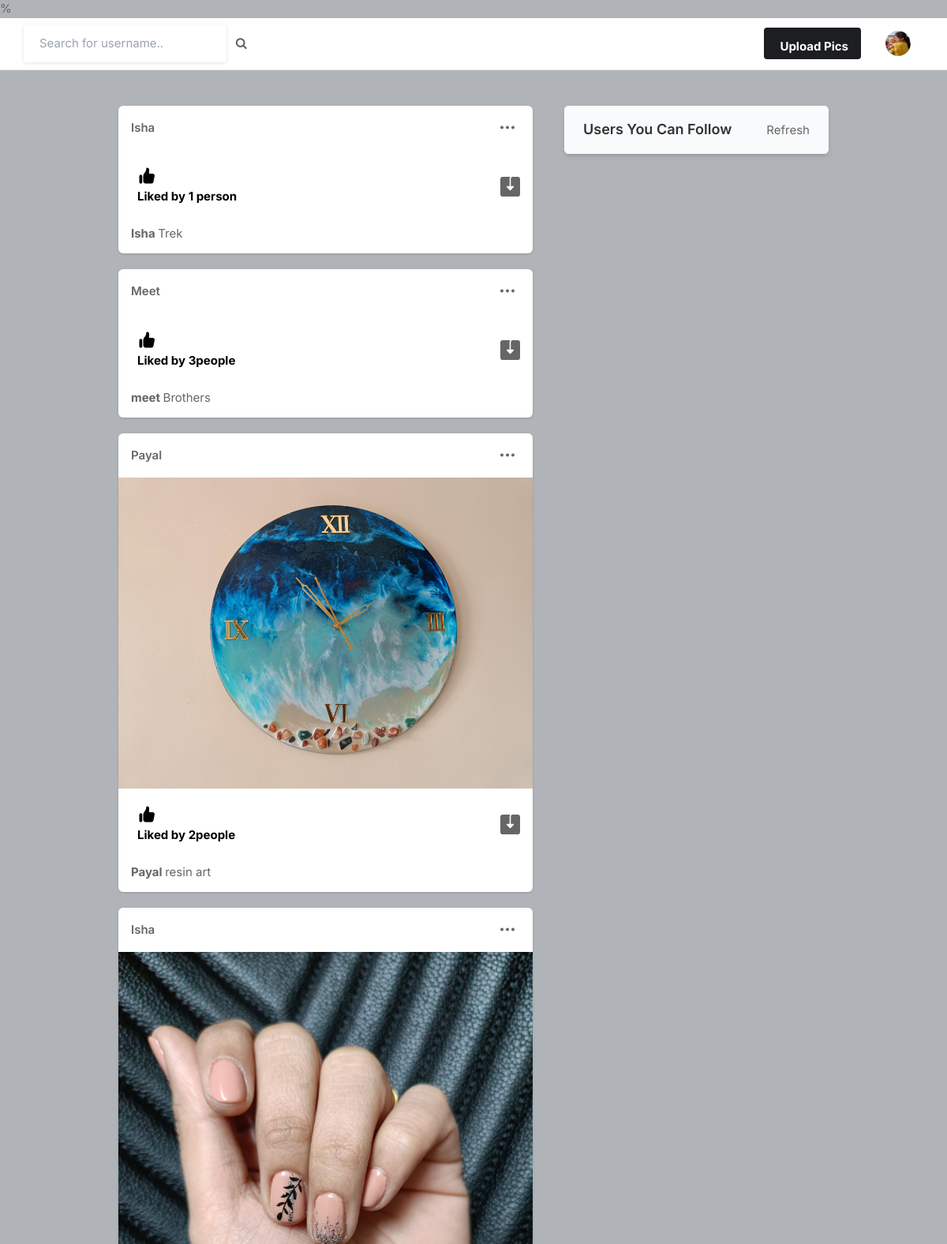
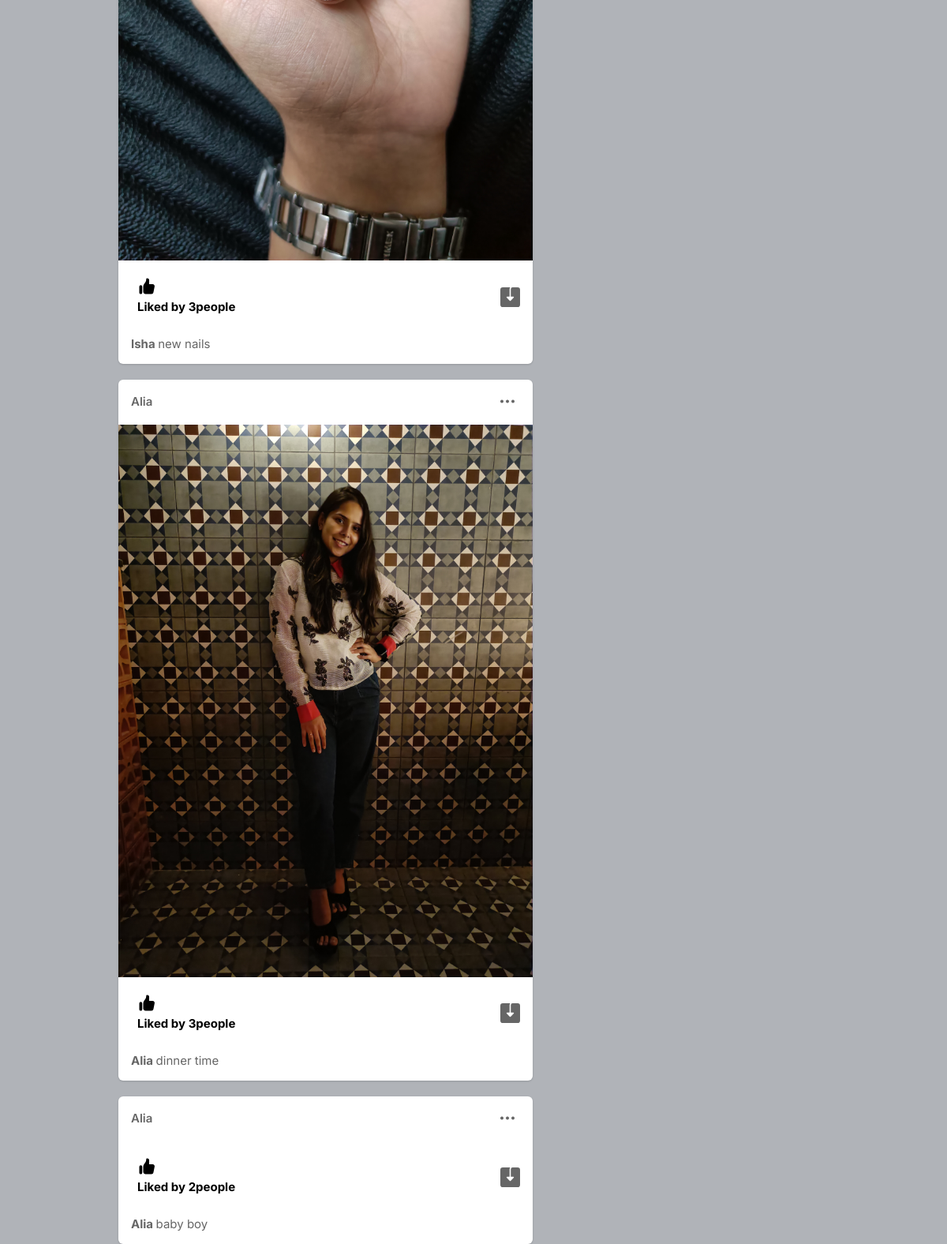
Screenshot of / (signed in) with the database file from the repository (2 pictures, top to bottom).
### core/models.py (models this page shows, shortened)
class Profile(models.Model):
    user = models.ForeignKey(User, on_delete=models.CASCADE)
    id_user = models.IntegerField()
    bio = models.TextField(blank=True)
    profileimg = models.ImageField(upload_to='profile_images', default='blank_profile.jpg')
    location = models.CharField(max_length=100, blank=True)

class Post(models.Model):
    id = models.UUIDField(primary_key=True, default=uuid.uuid4)
    user = models.CharField(max_length=100)
    image = models.ImageField(upload_to='post_images')
    caption = models.TextField()
    created_at = models.DateTimeField(default=datetime.now)
    no_of_like = models.IntegerField(default=0)

### core/views.py (the view)
# urls.py: path('',views.index, name='index'),
@login_required(login_url='signin')
def index(request):
    user_object = User.objects.get(username=request.user.username)
    user_profile = Profile.objects.get(user=user_object)
    posts = Post.objects.all()
    return render(request,'index.html', {'user_profile': user_profile, 'posts':posts})

### templates/index.html (shortened to what this page needs)
{% load static %}
<!DOCTYPE html>
<html lang="en">
<head>
    <link rel="stylesheet" href="{% static 'assets/css/icons.css' %}">
    <link rel="stylesheet" href="{% static 'assets/css/uikit.css' %}">
    <link rel="stylesheet" href="{% static 'assets/css/style.css' %}">
    <link rel="stylesheet" href="{% static 'assets/css/tailwind.css' %}">
    <link rel="stylesheet" href="https://cdnjs.cloudflare.com/ajax/libs/font-awesome/4.7.0/css/font-awesome.min.css">
</head>
<body>
            <header>
                <div class="header_inner">
                    <form action="/search" method ="POST">
                    <div class="left-side">
                            <input type="text" name="username" placeholder="Search for username.."> &nbsp; &nbsp;
                            <button type="submit"><i class="fa fa-search fa-1x"></i></button>
                    </div>
                    </form>
                    <div class="right-side lg:pr-4">
                        <a href="#"
                            class="bg-pink-500 flex font-bold hidden hover:bg-pink-600 hover:text-white inline-block items-center lg:block max-h-10 mr-4 px-4 py-2 rounded shado text-white">
                              Upload Pics
                        </a>
                        <a href="#">
                            <img src="{{user_profile.profileimg.url}}" class="header-avatar" alt="">
                        </a>
                    </div>
                </div>
            </header>
            <div class="container m-auto">
                <div class="lg:flex justify-center lg:space-x-10 lg:space-y-0 space-y-5">
                    <div class="space-y-5 flex-shrink-0 lg:w-7/12">
                        {% for post in posts reversed %}
                        <div class="bg-white shadow rounded-md  -mx-2 lg:mx-0">
                            <div class="flex justify-between items-center px-4 py-3">
                                <div class="flex flex-1 items-center space-x-4">
                                    <span class="block capitalize font-semibold "><a href="/profile/{{post.user}}"> {{post.user}}</a> </span>
                                </div>
                              <div>
                                <a href="#"> <i class="icon-feather-more-horizontal text-2xl hover:bg-gray-200 rounded-full p-2 transition -mr-1 "></i> </a>
                              </div>
                            </div>
                            <div uk-lightbox>
                                    {% if post.image %}
                                    <a href="{{post.image.url}}">
                                        <img src="{{post.image.url}}" alt="">
                                    </a>
                                    {% endif %}
                            </div>
                            <div class="py-3 px-4 space-y-3">
                                <div class="flex space-x-4 lg:font-bold">
                                    <a href="/like-post?post_id={{post.id}}" class="flex items-center space-x-2">
                                        <div class="p-2 rounded-full text-black">
                                            {% if post.no_of_like == 0%}
                                            <p>No likes</p>
                                            {% elif post.no_of_like == 1  %}
                                            <p>Liked by {{post.no_of_like}} person </p>
                                            {% else %}
                                            <p>Liked by {{post.no_of_like}}people</p>
                                            {% endif %}
                                        </div>
                                    {% if post.image %}
                                    <a href="{{post.image.url}}" class="flex items-center space-x-2 flex-1 justify-end" download >
                                    </a>
                                    {% endif %}
                                </div>
                                <p>
                                    <a href="/profile/{{post.user}}"> <strong>{{post.user}} </strong></a> {{post.caption}}
                                </p>
                            </div>
                        </div>
                        {% endfor %}
                    </div>
                    <div class="lg:w-5/12">
                        <div class="bg-white  shadow-md rounded-md overflow-hidden">
                            <div class="bg-gray-50  border-b border-gray-100 flex items-baseline justify-between py-4 px-6 ">
                                <h2 class="font-semibold text-lg">Users You Can Follow</h2>
                                <a href="#"> Refresh</a>
                            </div>
                        </div>
                    </div>
                </div>
            </div>
</body>
</html>

### static/assets/css/style.css (style rules this page uses)
body { background-color: #B0B3B8!important; }
button { vertical-align: middle; }
input { height: 48px; line-height: 48px; padding: 0 20px; outline: none; font-size: 15px; color: #808080; max-width: 100%; width: 100%; -webkit-box-sizing: border-box; box-sizing: border-box; display: block; font-weight: 400; opacity: 1; border-radius: 4px; border: none; -webkit-box-shadow: 0 1px 4px 0px rgba(0, 0, 0, 0.12); box-shadow: 0 1px 4px 0px rgba(0, 0, 0, 0.12); }
input[type="text"], input[type="password"], input[type="email"], input[type="number"] { height: 48px; line-height: 48px; padding: 0 20px; outline: none; font-size: 15px; color: #808080; max-width: 100%; width: 100%; -webkit-box-sizing: border-box; box-sizing: border-box; display: block; font-weight: 400; opacity: 1; border-radius: 4px; border: none; -webkit-box-shadow: 0 1px 4px 0px rgba(0, 0, 0, 0.12); box-shadow: 0 1px 4px 0px rgba(0, 0, 0, 0.12); }
input { -webkit-transition: all 0.1s ease-in-out; transition: all 0.1s ease-in-out; }
::placeholder { color: #808080; opacity: 1; }
button { border: none; margin: 0; padding: 0; width: auto; overflow: visible; background: transparent; color: inherit; font: inherit; line-height: normal; cursor: pointer; }
a { color: #be185d; -webkit-transition: 0.3s; transition: 0.3s; outline: none !important; }
button { outline: none !important; }
img { max-width: 100%; }
body { color: #666; font-size: 15px; line-height: 27px; background-color: #f0f2f5; font-family: "Inter", sans-serif; text-transform: none; }
body p { font-size: 15px; line-height: 27px; }
h1, h2, h3, h4, h5, h6 { font-family: "Inter", sans-serif; text-transform: none; }
input[type="text"], input[type="password"], input[type="email"] { font-family: "Inter", sans-serif; text-transform: none; }
button, body .pac-container { font-family: "Inter", sans-serif; text-transform: none; }
h1, h2, h3, h4, h5, h6 { color: #333; font-weight: 500; margin: 0; padding: 0; }
h2 { font-size: 26px; }
b, strong { font-weight: 700 !important; }
@media (min-width: 1024px) { .container { max-width: 900px !important; padding-top: 45px; } }
header { background-color: #fff; left: 0; right: 0; top: 0; z-index: 99; height: 66px; display: -webkit-box; display: -ms-flexbox; display: flex; -webkit-box-align: center; -ms-flex-align: center; align-items: center; border-bottom: 1px solid #e5e7eb; }
header .header_inner { display: -webkit-box; display: -ms-flexbox; display: flex; -webkit-box-align: center; -ms-flex-align: center; align-items: center; max-width: 1090px; margin: auto; width: 100%; max-width: 100% !important; padding: 0 30px; }
header .header_inner .left-side { display: -webkit-box; display: -ms-flexbox; display: flex; -webkit-box-align: center; -ms-flex-align: center; align-items: center; }
header .header_inner .right-side { display: -webkit-box; display: -ms-flexbox; display: flex; -webkit-box-align: center; -ms-flex-align: center; align-items: center; -webkit-box-pack: end; -ms-flex-pack: end; justify-content: flex-end; margin-left: auto; }
header .header_inner .right-side .header-avatar { width: 32px; height: 32px; border-radius: 100%; margin-left: 15px; }

### rows the page displays
Profile: profileimg (picture)
Post: user "Isha", no_of_like "1", caption "Trek"
Post: user "Meet", no_of_like "3", user "meet", caption "Brothers"
Post: user "Payal", image (picture), no_of_like "2", caption "resin art"
Post: user "Isha", image (picture), no_of_like "3", caption "new nails"
Post: user "Alia", image (picture), no_of_like "3", caption "dinner time"
Post: user "Alia", no_of_like "2", caption "baby boy"
